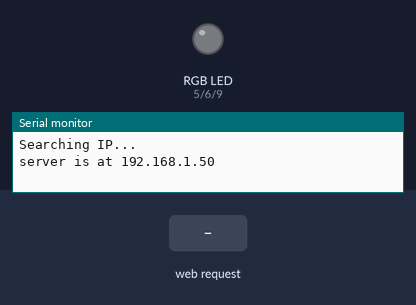
Bench run of a sketch on a simulated Arduino Uno, built for the host (arithmetic inside an expression is 32-bit, double 64-bit). Shown: an RGB LED mixed from three pins (HIGH = lit), the last lines printed to the serial monitor. The test bench sets the inputs (shaded band). Dim RGB values are drawn brighter than linear; WiFi joins after 1.5 s; servers stay silent unless stated.

Above: at 2.7 s.
2.8 s: HTTP request GET /noise received
At 5.62 s:
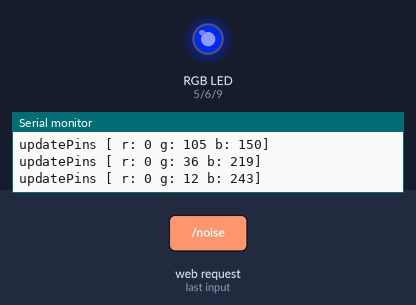
8.8 s: HTTP request GET /noise received
At 9.02 s:
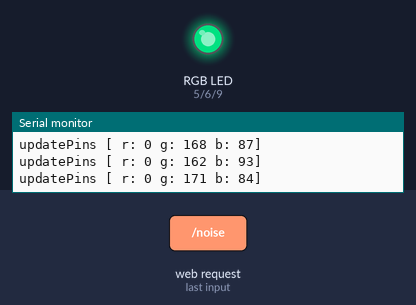
Timing chart, 0 to 38.1 s (numbered marks = the images above; inputs shaded):
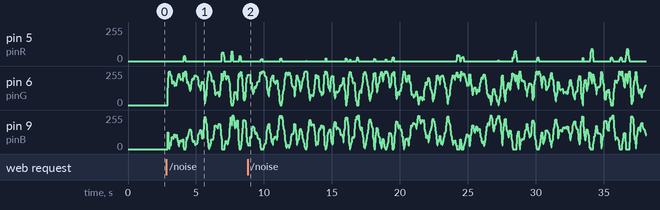

The sketch:

RGBEthernet.ino
```cpp
#include <SPI.h>
#include <Ethernet.h>
#include <math.h>

float persistence;
int octaves;

int pinR = 5;
int pinG = 6;
int pinB = 9;

bool mode = 0; // 0 - single color, 1 - noise, 2 - nothing yet

byte mac[] = { 0xDE, 0xAD, 0xBE, 0xEF, 0xFE, 0xED };

#define STRING_BUFFER_SIZE 128
char buffer[STRING_BUFFER_SIZE];

EthernetServer server(80);

struct Color {
  int r;
  int g;
  int b;
};
Color currentColor;

struct HttpRequest {
  bool showPage;
  bool showNoise;
  bool error;
  int r;
  int g;
  int b;
};

void setup() {
  persistence = 0.25;
  octaves = 3;

  pinMode(pinR, OUTPUT);
  pinMode(pinG, OUTPUT);
  pinMode(pinB, OUTPUT);

  Serial.begin(9600);
  /*while (!Serial) {
    ; // wait for serial port to connect. Needed for native USB port only
  }*/

  Serial.println("Searching IP...");

  if (Ethernet.begin(mac) == 0) {
    Serial.println("Failed to configure Ethernet using DHCP");
    // no point in carrying on, so do nothing forevermore:
    for(;;)
      ;
  }
  server.begin();

  Serial.print("server is at ");
  Serial.println(Ethernet.localIP());
}

int readUntilNewLine(EthernetClient client) {
  Serial.println("readUntilNewLine");
  int bufindex = 0;

  buffer[0] = client.read();
  buffer[1] = client.read();
  bufindex = 2;

  char c;
  while (buffer[bufindex-2] != '\r' && buffer[bufindex-1] != '\n') { // read full row and save it in buffer
    c = client.read();

    if (bufindex < STRING_BUFFER_SIZE-1) {
      buffer[bufindex] = c;
    }

    bufindex++;
  }

  return bufindex + 1;
}

HttpRequest readRequest(EthernetClient client) {
  HttpRequest result;
  result.error = false;
  result.showPage = false;
  result.showNoise = false;

  if (client.connected() && client.available()) {
    int length = readUntilNewLine(client);

    buffer[length] = '\0';
    String line(buffer);

    Serial.print("first line: ");
    Serial.println(line);

    if (line.startsWith("GET /noise")) {
      result.showNoise = true;

      Serial.println("showNoise: 1");
    } else if (line.startsWith("GET")) {
      result.showPage = line.startsWith("GET / ");

      Serial.print("showPage: ");
      Serial.println(result.showPage);

      if (!result.showPage) {
        if (!isDigit(line[5])) { Serial.println("unknown request"); result.error = true; return result; }

        int nextSlash = line.indexOf('/', 6);
        if (nextSlash == -1) { Serial.println("second slash not found"); result.error = true; return result; }
        String rStr = line.substring(5, nextSlash);

        int previousSlash = nextSlash;
        nextSlash = line.indexOf('/', previousSlash+1);
        if (nextSlash == -1) { Serial.println("third slash not found"); result.error = true; return result; }
        String gStr = line.substring(previousSlash+1, nextSlash);

        previousSlash = nextSlash;
        nextSlash = line.indexOf('/', previousSlash+1);
        if (nextSlash == -1) { Serial.println("fourth slash not found"); result.error = true; return result; }
        String bStr = line.substring(previousSlash+1, nextSlash);

        Serial.print("r: ");
        Serial.print(rStr);
        Serial.print(" g: ");
        Serial.print(gStr);
        Serial.print(" b: ");
        Serial.println(bStr);

        result.r = rStr.toInt();
        result.g = gStr.toInt();
        result.b = bStr.toInt();
      }
    } else {
      Serial.println("only GET requests supported");
      result.error = true;
    }
  }

  return result;
}

void loop() {
  if (mode == 1) {
    setNoiseColor();
  }

  EthernetClient client = server.available();

  if (client) {
    Serial.println("new client");

    HttpRequest req = readRequest(client);

    if (req.error) {
      sendError(client);
    } else if (req.showPage) {
      website(client);
    } else if (req.showNoise) {
      mode = 1;
      redirectHome(client);
    } else {
      setColor(req.r, req.g, req.b);
      redirectHome(client);
    }

    // give the web browser time to receive the data
    delay(1);

    client.stop();
    Serial.println("client disconnected");
    Serial.println();
    Ethernet.maintain();
  }
}

void setColor(int r, int g, int b) {
  currentColor.r = r;
  currentColor.g = g;
  currentColor.b = b;

  mode = 0;

  updatePins();
}

void updatePins() {
  Serial.print("updatePins [ r: ");
  Serial.print(currentColor.r);
  Serial.print(" g: ");
  Serial.print(currentColor.g);
  Serial.print(" b: ");
  Serial.print(currentColor.b);
  Serial.println("]");

  analogWrite(pinR, currentColor.r);
  analogWrite(pinG, currentColor.g);
  analogWrite(pinB, currentColor.b);
}

void sendError(EthernetClient client) {
  Serial.println("Respond with 404");

  client.println("HTTP/1.1 404 Not Found");
  client.println("Connection: close");
}

void website(EthernetClient client) {
  Serial.println("Respond with webpage");

  client.println("HTTP/1.1 200 OK");
  client.println("Content-Type: text/html");
  client.println("Connection: close");
  client.println();
  client.println("<!DOCTYPE HTML>");
  client.println("<html>");
  client.println("<a href=\"/255/0/0/\">Red</a>");
  client.println("<a href=\"/0/255/0/\">Green</a>");
  client.println("<a href=\"/0/0/255/\">Blue</a>");
  client.println("<a href=\"/noise\">Noise</a>");
  client.println("<p>or got to /red/green/blue/ (replace color with value between 0-255) to set color.</p>");
  client.println("</html>");
}

void redirectHome(EthernetClient client) {
  Serial.println("Respond with redirect to home");

  client.println("HTTP/1.1 304 Go Back");
  client.println("Location: /");
  client.println("Connection: close");
  client.println();
}

void setNoiseColor() {
 float x1 = float(millis())/100.0f;

 wheel(int(PerlinNoise2(x1, 0,persistence,octaves)*128+128));

 updatePins();
}

void wheel(byte pos) {
  pos = 255 - pos;

  if(pos < 85) {
    currentColor.r = 255 - pos * 3;
    currentColor.g = 0;
    currentColor.b = pos * 3;
    return;
  }

  if(pos < 170) {
    pos -= 85;
    currentColor.r = 0;
    currentColor.g = pos * 3;
    currentColor.b = 255 - pos * 3;
    return;
  }

  pos -= 170;
  currentColor.r = pos * 3;
  currentColor.g = 255-pos*3;
  currentColor.b = 0;
  return;
}

float Noise2(float x, float y)
{
 long noise;
 noise = x + y * 57;
 noise = (noise << 13) ^ noise;
 //noise = pow(noise << 13,noise);
 return ( 1.0 - ( long(noise * (noise * noise * 15731L + 789221L) + 1376312589L) & 0x7fffffff) / 1073741824.0);
}

float SmoothNoise2(float x, float y)
{
 float corners, sides, center;
 corners = ( Noise2(x-1, y-1)+Noise2(x+1, y-1)+Noise2(x-1, y+1)+Noise2(x+1, y+1) ) / 16;
 sides   = ( Noise2(x-1, y)  +Noise2(x+1, y)  +Noise2(x, y-1)  +Noise2(x, y+1) ) /  8;
 center  =  Noise2(x, y) / 4;
 return (corners + sides + center);
}

float InterpolatedNoise2(float x, float y)
{
 float v1,v2,v3,v4,i1,i2,fractionX,fractionY;
 long longX,longY;

 longX = long(x);
 fractionX = x - longX;

 longY = long(y);
 fractionY = y - longY;

 v1 = SmoothNoise2(longX, longY);
 v2 = SmoothNoise2(longX + 1, longY);
 v3 = SmoothNoise2(longX, longY + 1);
 v4 = SmoothNoise2(longX + 1, longY + 1);

 i1 = Interpolate(v1 , v2 , fractionX);
 i2 = Interpolate(v3 , v4 , fractionX);

 return(Interpolate(i1 , i2 , fractionY));
}

float Interpolate(float a, float b, float x)
{
 //cosine interpolations
 return(CosineInterpolate(a, b, x));
}


float LinearInterpolate(float a, float b, float x)
{
 return(a*(1-x) + b*x);
}

float CosineInterpolate(float a, float b, float x)
{
 float ft = x * 3.1415927;
 float f = (1 - cos(ft)) * .5;

 return(a*(1-f) + b*f);
}

float PerlinNoise2(float x, float y, float persistance, int octaves)
{
 float frequency, amplitude;
 float total = 0.0;

 for (int i = 0; i <= octaves - 1; i++)
 {
   frequency = pow(2,i);
   amplitude = pow(persistence,i);

   total = total + InterpolatedNoise2(x * frequency, y * frequency) * amplitude;
 }

 return(total);
}
```
